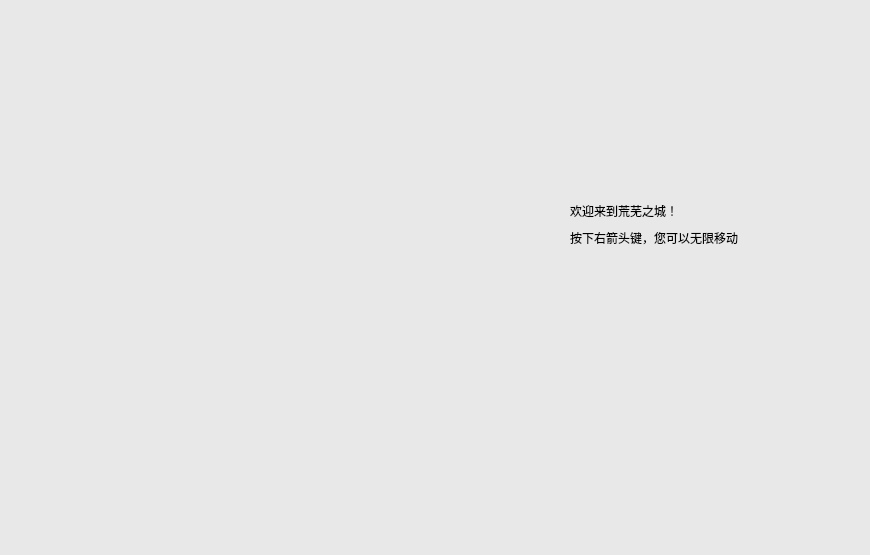
<?xml version="1.0" encoding="UTF-8"?>
<ui version="4.0">
 <class>MainWindow</class>
 <widget class="QMainWindow" name="MainWindow">
  <property name="geometry">
   <rect>
    <x>0</x>
    <y>0</y>
    <width>870</width>
    <height>555</height>
   </rect>
  </property>
  <property name="windowTitle">
   <string>MainWindow</string>
  </property>
  <property name="styleSheet">
   <string notr="true">background-color: rgb(232, 232, 232);</string>
  </property>
  <widget class="QWidget" name="centralwidget">
   <widget class="QLabel" name="label">
    <property name="geometry">
     <rect>
      <x>-10</x>
      <y>330</y>
      <width>1914</width>
      <height>71</height>
     </rect>
    </property>
    <property name="text">
     <string/>
    </property>
   </widget>
   <widget class="QLabel" name="label_2">
    <property name="geometry">
     <rect>
      <x>380</x>
      <y>260</y>
      <width>61</width>
      <height>101</height>
     </rect>
    </property>
    <property name="text">
     <string/>
    </property>
   </widget>
   <widget class="QLabel" name="label_3">
    <property name="geometry">
     <rect>
      <x>570</x>
      <y>200</y>
      <width>131</width>
      <height>21</height>
     </rect>
    </property>
    <property name="text">
     <string>欢迎来到荒芜之城！</string>
    </property>
   </widget>
   <widget class="QLabel" name="label_4">
    <property name="geometry">
     <rect>
      <x>570</x>
      <y>230</y>
      <width>181</width>
      <height>16</height>
     </rect>
    </property>
    <property name="text">
     <string>按下右箭头键，您可以无限移动</string>
    </property>
   </widget>
   <widget class="QLabel" name="label_5">
    <property name="geometry">
     <rect>
      <x>770</x>
      <y>-110</y>
      <width>171</width>
      <height>361</height>
     </rect>
    </property>
    <property name="text">
     <string>&lt;html&gt;&lt;head/&gt;&lt;body&gt;&lt;p&gt;&lt;br/&gt;&lt;/p&gt;&lt;/body&gt;&lt;/html&gt;</string>
    </property>
   </widget>
  </widget>
  <widget class="QMenuBar" name="menubar">
   <property name="geometry">
    <rect>
     <x>0</x>
     <y>0</y>
     <width>870</width>
     <height>21</height>
    </rect>
   </property>
  </widget>
  <widget class="QStatusBar" name="statusbar"/>
 </widget>
 <resources/>
 <connections/>
</ui>
